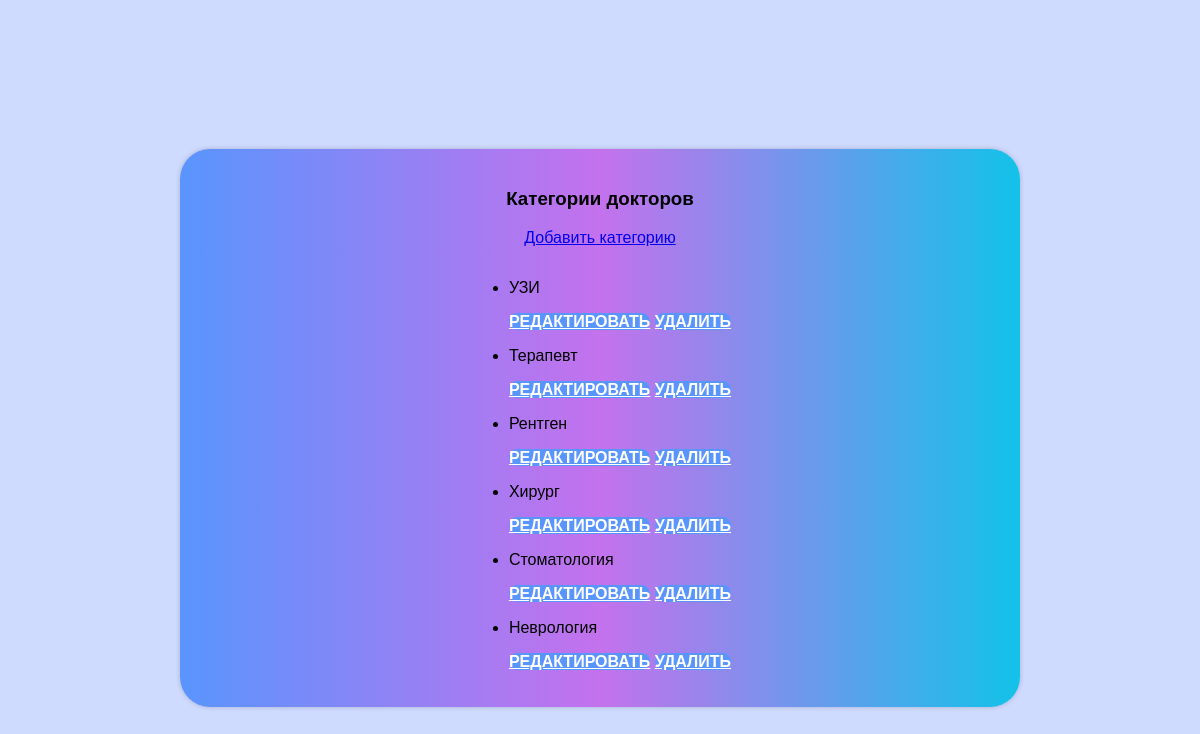
The page /doctor-categories/ on the database its author committed.
### myapp/models.py (models this page shows, shortened)
class DoctorCategory(models.Model):
    name = models.CharField(max_length=100)

### myapp/views.py (the view)
# urls.py: path('doctor-categories/', views.doctor_category_list, name='doctor_category_list'),
def doctor_category_list(request):
    categories = DoctorCategory.objects.all()
    return render(request, 'myapp/doctor_category_list.html', {'categories': categories})

### myapp/templates/myapp/doctor_category_list.html (shortened to what this page needs)
{% load static %}
<!DOCTYPE html>
<html lang="en">
<head>
</head>
<body>
<div class="card">
        <h3 class="gradienttext">Категории докторов</h3>
        <div class="credit">
            <a href="{% url 'doctor_category_create' %}">Добавить категорию</a>
        </div>
        <ul>
            {% for category in categories %}
                <li>
                    <p>{{ category.name }}</p>
                    <div class="change-btn">
                        <a class="btn" href="{% url 'doctor_category_update' category.pk %}">Редактировать</a>
                        <a class="btn" href="{% url 'doctor_category_delete' category.pk %}">Удалить</a>
                    </div>
                </li>
            {% empty %}
                <li><p>Нет категорий.</p></li>
            {% endfor %}
        </ul>
</div>
</body>
</html>

### myapp/templates/myapp/doctor_category_list.html (style rules this page uses)
body { font-family: Arial, sans-serif; padding: 20px; background: #cfdaff; display: flex; flex-direction: column; justify-content: center; align-items: center; }
html, body { height: 100%; }
.card { display: flex; flex-direction: column; justify-content: center; align-items: center; border-radius: 30px; padding: 20px; box-shadow: 0px 0px 5px rgba(0, 0, 0, 0.2); width: 70%; background: linear-gradient(to right, #5995fd, #c471ed, #12c2e9); }
.btn { width: 150px; background-color: #5995fd; border: none; height: 45px; border-radius: 25px; color: #fff; text-transform: uppercase; font-weight: 600; cursor: pointer; transition: 0.5s; }

### rows shown on the page
DoctorCategory: name "УЗИ"
DoctorCategory: name "Терапевт"
DoctorCategory: name "Рентген"
DoctorCategory: name "Хирург"
DoctorCategory: name "Стоматология"
DoctorCategory: name "Неврология"
